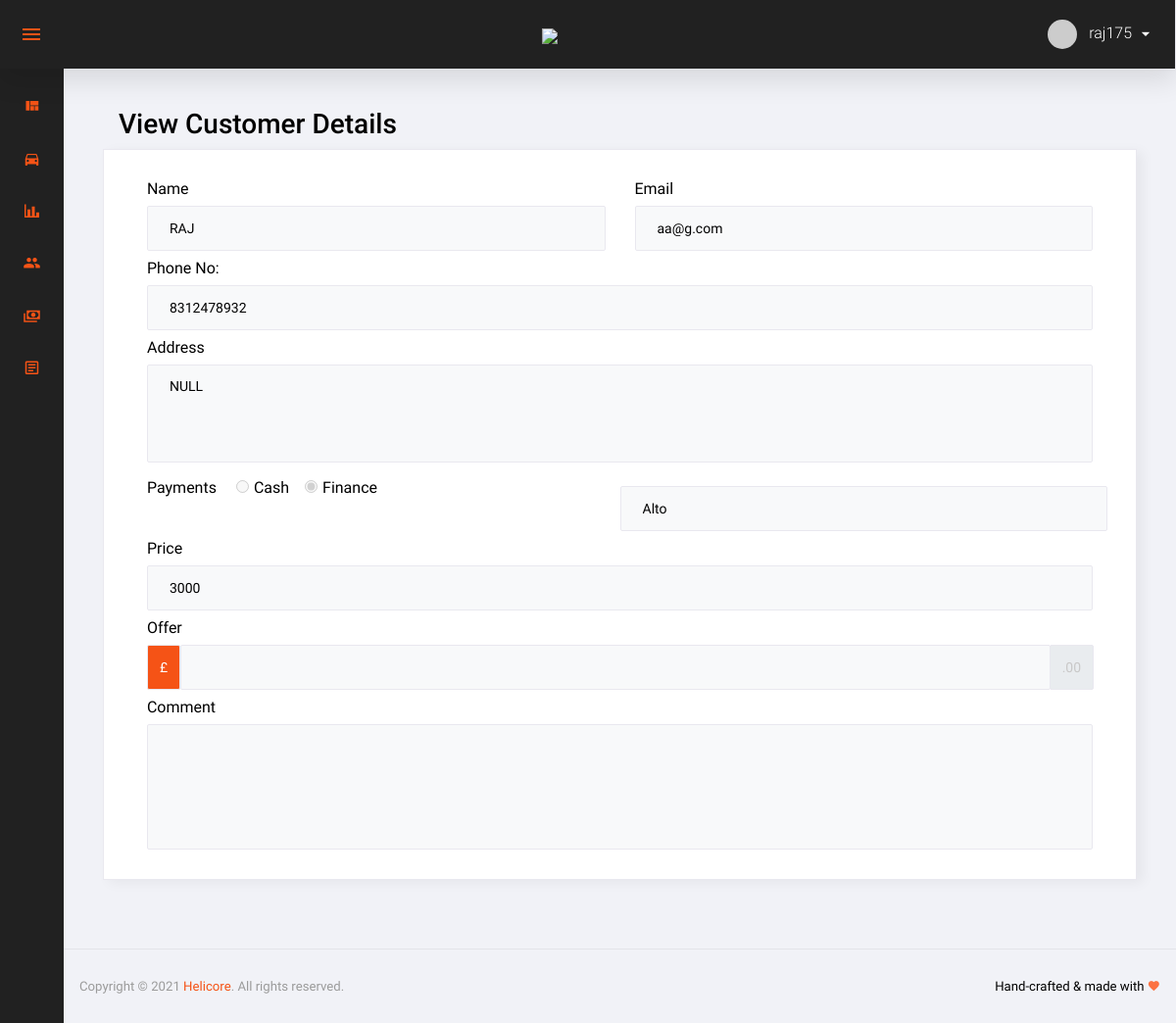
Page /cust_view?id=50 (signed in) on the committed database.
### app/models.py (models this page shows, shortened)
class CustomerMaster(models.Model):
    CustID = models.AutoField(primary_key=True)
    CustName = models.CharField(max_length=255)
    CustEmail = models.EmailField(max_length=255)
    CustMobile = models.IntegerField(blank=False)
    CustAddress = models.CharField(max_length=255, blank=True, null=True, default='NULL')
    Payment = models.CharField(max_length=255, default='NULL')
    PaidValue = models.IntegerField(blank=False, default='00')
    DepositeValue = models.IntegerField(blank=False, default='00')
    Amount = models.IntegerField(default='NULL')
    PurchasedCar = models.CharField(max_length=255)
    Date = models.DateField(null=True, blank=True)
    PaymentReciept = models.FileField(max_length=255, default='NULL')
    CreatedAt = models.DateTimeField(auto_now_add=True)
    ModifiedAt = models.DateTimeField(auto_now=True)
    IsActive = models.BooleanField(default=0)
    IsDelete = models.BooleanField(default=0)

### app/views.py (the view)
# urls.py: path('cust_view?id=<id>', views.cust_view, name='cust_view'),
def cust_view(request, id):
    if 'login' in request.session:
        context = {}
        user = request.session['user_name']
        context['user'] = user
        cust_details = CustomerMaster.objects.filter(CustID=id).values()
        context['cust_details'] = cust_details
        return render(request, 'customer-view.html', context)
    else:
        return redirect('admin_login')

### app/templates/customer-view.html (shortened to what this page needs)
<!DOCTYPE html>
<html lang="en">
  <head>
    {% load static %}
    <link rel="stylesheet" href="../static/app/assets/mdi/css/materialdesignicons.min.css">
    <link rel="stylesheet" href="../static/app/assets/css/vendor.bundle.base.css">
    <link rel="stylesheet" href="../static/app/assets/datatables.net-bs4/dataTables.bootstrap4.css">
    <link rel="stylesheet" href="../static/app/assets/css/vertical-layout-light/style.css">
  </head>
  <body class="sidebar-icon-only">
    <div class="container-scroller">
      <nav class="navbar col-lg-12 col-12 p-0 fixed-top d-flex flex-row">
        <div class="navbar-menu-wrapper d-flex align-items-stretch justify-content-between">
          <ul class="navbar-nav mr-lg-2 d-none d-lg-flex">
            <li class="nav-item nav-toggler-item">
              <button class="navbar-toggler align-self-center" type="button" data-toggle="minimize">
                <span class="mdi mdi-menu"></span>
              </button>
            </li>
          </ul>
          <div class="text-center navbar-brand-wrapper d-flex align-items-center justify-content-center">
            <a class="navbar-brand brand-logo" href="index.html"><img src="../static/app/assets/img/logo.png"></a>
          </div>
          <ul class="navbar-nav navbar-nav-right">
            <li class="nav-item nav-profile dropdown">
              <a class="nav-link dropdown-toggle" href="#" data-toggle="dropdown" id="profileDropdown">
                <img src="https://via.placeholder.com/30x30" alt="profile"/>
                <span class="nav-profile-name">{{ user }}</span>
              </a>
            </li>
          </ul>
        </div>
      </nav>
      <div class="container-fluid page-body-wrapper">
        <nav class="sidebar sidebar-offcanvas" id="sidebar">
          <ul class="nav">
            <li class="nav-item">
              <a class="nav-link" href="{% url 'index' %}">
                <i class="mdi mdi-view-quilt menu-icon"></i>
              </a>
            </li>
            <li class="nav-item">
              <a class="nav-link" href="{% url 'car_list' %}">
                <i class="mdi mdi-car menu-icon"></i>
              </a>
            </li>
            <li class="nav-item">
              <a class="nav-link"  href="{% url 'lead_list' %}" >
                <i class="mdi mdi-chart-bar menu-icon"></i>
              </a>
            </li>
            <li class="nav-item">
              <a class="nav-link" data-toggle="collapse" href="{% url 'cust_list' %}" aria-expanded="false" aria-controls="ui-advanced">
                <i class="mdi mdi-account-multiple menu-icon"></i>
              </a>
            </li>
            <li class="nav-item">
              <a class="nav-link" href="{% url 'sold_cars' %}">
              <i class="mdi mdi-cash-multiple menu-icon"></i>
              </a>
            </li>
            <li class="nav-item">
              <a class="nav-link" href="{% url 'all_rep' %}">
              <i class="mdi mdi-file-document-box-outline menu-icon"></i>
              </a>
            </li>
          </ul>
        </nav>
        <div class="main-panel">
          <div class="content-wrapper">
            <h2 class="pl-3">View Customer Details</h2>
            {% for x in cust_details %}
            <div class="row">
              <div class="col-lg-12 grid-margin stretch-card">
                <div class="card">
                  <div class="card-body">
                    <div class="container">
                      <form>
                        <div class="row">
                          <div class="col">
                            <label>Name</label>
                            <input type="text" name="name" class="form-control" value="{{ x.CustName }}" disabled placeholder="{{ x.CustName }}">
                          </div>
                          <div class="col">
                            <label>Email</label>
                            <input type="text" name="email" class="form-control" value="{{ x.CustEmail }}" disabled placeholder="{{ x.CustEmail }}">
                          </div>
                        </div>
                        <div class="row mt-2">
                          <div class="col">
                            <label>Phone No:</label>
                            <input type="text" name="phone" class="form-control" value="{{ x.CustMobile }}" disabled placeholder="{{ x.CustMobile }}">
                          </div>
                        </div>
                        <div class="row mt-2">
                          <div class="col">
                            <label>Address</label>
                            <textarea rows="5" class="form-control" disabled placeholder="">{{ x.CustAddress }}</textarea>
                          </div>
                        </div>
                        <div class="row mt-3">
                          <div class="col">
                            <label class="form-check-label">Payments</label>
                            {%if x.Payment == "Cash" %}
                            <div class="form-check-inline ml-3">
                              <label class="form-check-label" for="radio1">
                                <input type="radio" class="form-check-input" id="radio1" name="optradio" value="Cash" checked="checked" disabled="">Cash
                              </label>
                            </div>
                            {% else %}
                            <div class="form-check-inline ml-3">
                              <label class="form-check-label" for="radio1">
                                <input type="radio" class="form-check-input" id="radio1" name="optradio" value="{{ x.Payment }}" placeholder="{{ x.Payment }}" disabled="">Cash
                              </label>
                            </div>
                            {% endif %}
                            {%if x.Payment == "Finance" %}
                            <div class="form-check-inline">
                              <label class="form-check-label" for="radio2">
                                <input type="radio" class="form-check-input" id="radio2" name="optradio" value="Finance" checked="checked" disabled="">Finance
                              </label>
                            </div>
                            {% else %}
                            <div class="form-check-inline">
                              <label class="form-check-label" for="radio2">
                                <input type="radio" class="form-check-input" id="radio2" name="optradio" value="{{ x.Payment }}" placeholder="{{ x.Payment }}" disabled="">Finance
                              </label>
                            </div>
                            {% endif %}
                          </div>
                          <div class="col">
                            <div class="row mt-2">
                              <input type="text" name="slct_car" value="{{ x.PurchasedCar }}" class="form-control" placeholder="" disabled>
                            </div>
                          </div>
                        </div>
                        <div class="row mt-2">
                          <div class="col">
                            <label>Price</label>
                            <input type="text" name="expense" class="form-control" value="{{ x.Amount }}" disabled placeholder="{{ x.Amount }}">
                          </div>
                        </div>
                        <div class="row mt-2">
                          <div class="col">
                            <label>Offer</label>
                            <div class="input-group-prepend">
                              <span class="input-group-text bg-primary text-white">£</span>
                              <input type="text" name="sell-price" class="form-control" value="{{ x.OfferPrice }}" disabled placeholder="{{ x.OfferPrice }}">
                              <div class="input-group-append">
                                <span class="input-group-text">.00</span>
                              </div>
                            </div>
                          </div>
                        </div>
                        <div class="row mt-2">
                          <div class="col">
                            <label>Comment</label>
                            <textarea rows="7" class="form-control" disabled placeholder="">{{ x.Comment }}</textarea>
                          </div>
                        </div>
                      </form>
                    </div>
                  </div>
                </div>
              </div>
            </div>
            {% endfor %}
          </div>
          <footer class="footer">
            <div class="d-sm-flex justify-content-center justify-content-sm-between">
              <span class="text-muted text-center text-sm-left d-block d-sm-inline-block">Copyright © 2021 <a href="https://www.helicoreinfo.com/" target="_blank">Helicore</a>. All rights reserved.</span>
              <span class="float-none float-sm-right d-block mt-1 mt-sm-0 text-center">Hand-crafted & made with <i class="mdi mdi-heart text-danger"></i></span>
            </div>
          </footer>
        </div>
      </div>
    </div>
  </body>
</html>

### rows in the picture
CustomerMaster: name "RAJ", email "aa@g.com", phone "8312478932", CustAddress "NULL", slct_car "Alto", expense "3000"

### other values in the picture
{{ user }} "raj175"
